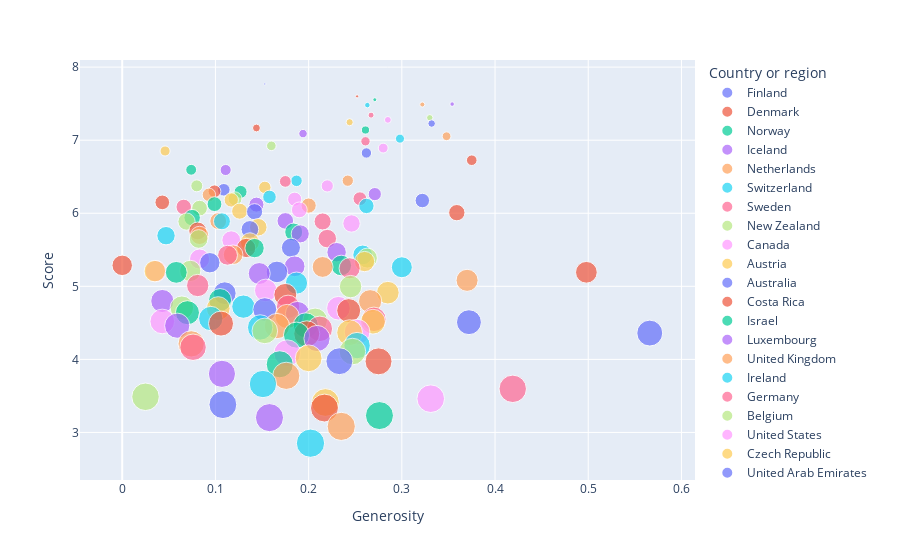

Notebook code cell kept with this figure:
### Code cell
#rapport de corrélation entre la générosité des habitants et le score du pays
fig = px.scatter(data, x='Generosity', y='Score', color='Country or region', size='Overall rank')
fig.show()
